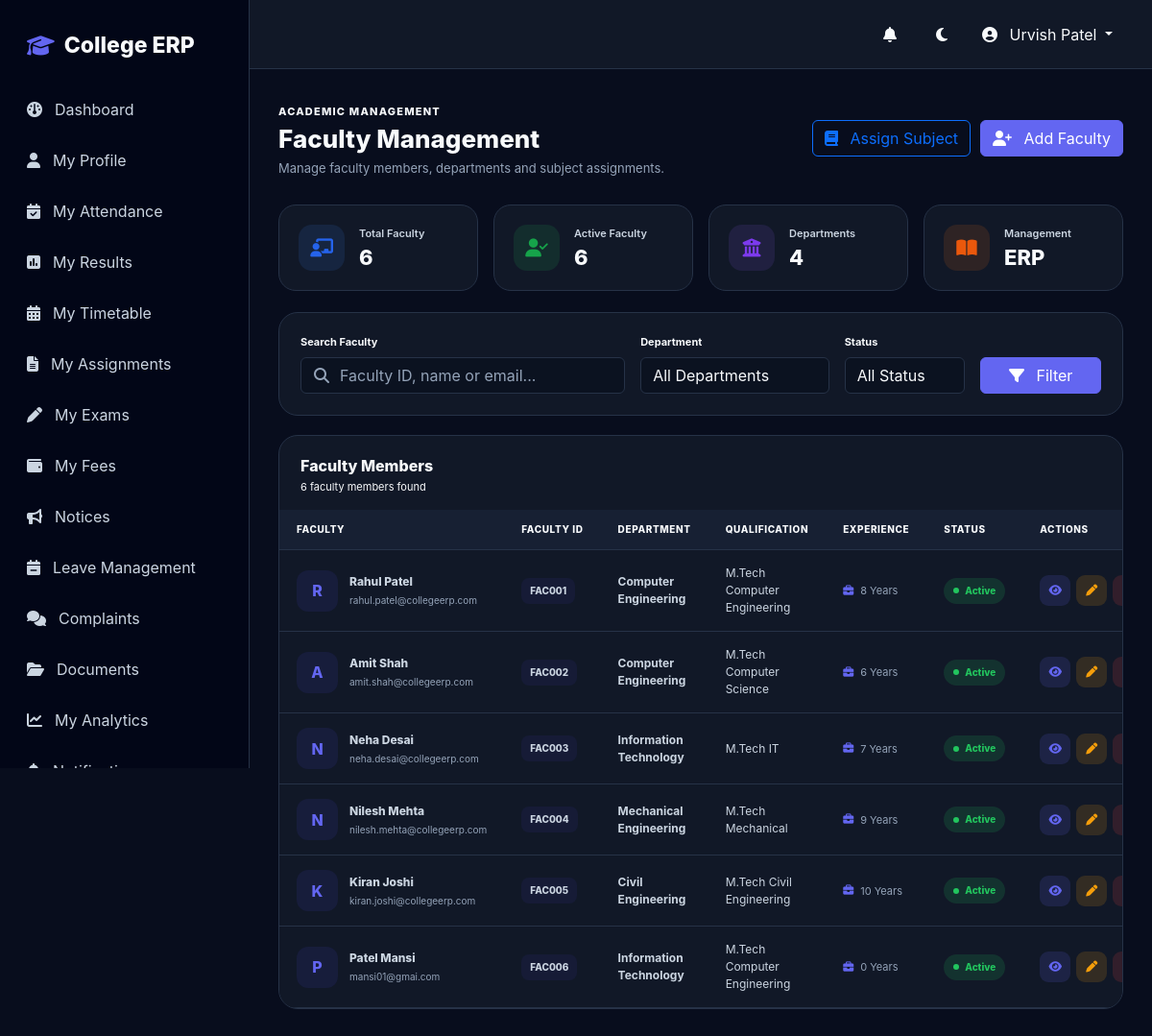
Screenshot of /faculty/ (signed in) with the database file from the repository.
### faculty/models.py (models this page shows, shortened)
class Faculty(models.Model):
    user = models.OneToOneField(
        User,
        on_delete=models.CASCADE,
        related_name="faculty_profile",
        blank=True,
        null=True,
    )
    faculty_id = models.CharField(
        max_length=30,
        unique=True
    )
    profile_photo = models.ImageField(
        upload_to="faculty/",
        blank=True,
        null=True
    )
    first_name = models.CharField(
        max_length=100
    )
    last_name = models.CharField(
        max_length=100
    )
    email = models.EmailField()
    phone = models.CharField(
        max_length=15,
        blank=True
    )
    qualification = models.CharField(
        max_length=200,
        blank=True
    )
    experience_years = models.PositiveIntegerField(
        default=0
    )
    department = models.ForeignKey(
        Department,
        on_delete=models.PROTECT,
        related_name="faculty_members"
    )
    joining_date = models.DateField(
        blank=True,
        null=True
    )
    is_active = models.BooleanField(
        default=True
    )
    created_at = models.DateTimeField(
        auto_now_add=True
    )
    updated_at = models.DateTimeField(
        auto_now=True
    )
    class Meta:
        ordering = ["faculty_id"]
    @property
    def full_name(self):
        return f"{self.first_name} {self.last_name}".strip()

### academics/models.py (models this page shows, shortened)
class Department(models.Model):
    name = models.CharField(max_length=150)
    code = models.CharField(max_length=20, unique=True)
    description = models.TextField(blank=True)
    hod_name = models.CharField(max_length=150, blank=True)
    is_active = models.BooleanField(default=True)
    class Meta:
        ordering = ["name"]

### faculty/views.py (the view, shortened to what this page needs)
@login_required
def faculty_list(request):
    faculty_members = Faculty.objects.select_related(
        "department",
        "user",
    ).all()
    search = request.GET.get(
        "search",
        ""
    ).strip()
    department = request.GET.get(
        "department",
        ""
    )
    status = request.GET.get(
        "status",
        ""
    )
    if department:
        faculty_members = faculty_members.filter(
            department_id=department
        )
    if status == "active":
        faculty_members = faculty_members.filter(
            is_active=True
        )
    elif status == "inactive":
        faculty_members = faculty_members.filter(
            is_active=False
        )
    paginator = Paginator(
        faculty_members,
        10
    )
    page_number = request.GET.get(
        "page"
    )
    page_obj = paginator.get_page(
        page_number
    )
    from academics.models import Department
    context = {
        "faculty_members": page_obj,
        "departments": Department.objects.filter(
            is_active=True
        ),
        "search": search,
        "selected_department": department,
        "selected_status": status,
    }
    return render(
        request,
        "faculty/faculty_list.html",
        context
    )

### templates/faculty/faculty_list.html (shortened to what this page needs)
{% extends "base.html" %}
{% block content %}
<div class="page-header" data-aos="fade-down">
    <div>
        <span class="eyebrow">Academic Management</span>
        <h2>Faculty Management</h2>
        <p>
            Manage faculty members, departments and subject assignments.
        </p>
    </div>
    <div class="header-actions">
        <a
            href="{% url 'faculty_assign_subject' %}"
            class="btn btn-outline-primary"
        >
            <i class="fa-solid fa-book me-2"></i>
            Assign Subject
        </a>
        <a
            href="{% url 'faculty_create' %}"
            class="btn btn-primary"
        >
            <i class="fa-solid fa-user-plus me-2"></i>
            Add Faculty
        </a>
    </div>
</div>
<div class="stats-grid" data-aos="fade-up">
    <div class="stat-card">
        <div class="stat-icon blue">
            <i class="fa-solid fa-chalkboard-user"></i>
        </div>
        <div>
            <span>Total Faculty</span>
            <h3>{{ faculty_members.paginator.count }}</h3>
        </div>
    </div>
    <div class="stat-card">
        <div class="stat-icon green">
            <i class="fa-solid fa-user-check"></i>
        </div>
        <div>
            <span>Active Faculty</span>
            <h3>
                {{ faculty_members.paginator.count }}
            </h3>
        </div>
    </div>
    <div class="stat-card">
        <div class="stat-icon purple">
            <i class="fa-solid fa-building-columns"></i>
        </div>
        <div>
            <span>Departments</span>
            <h3>{{ departments|length }}</h3>
        </div>
    </div>
    <div class="stat-card">
        <div class="stat-icon orange">
            <i class="fa-solid fa-book-open"></i>
        </div>
        <div>
            <span>Management</span>
            <h3>ERP</h3>
        </div>
    </div>
</div>
<div
    class="filter-card"
    data-aos="fade-up"
    data-aos-delay="100"
>
    <form
        method="GET"
        class="row g-3"
    >
        <div class="col-lg-5">
            <label class="form-label">
                Search Faculty
            </label>
            <div class="search-box">
                <i class="fa-solid fa-magnifying-glass"></i>
                <input
                    type="text"
                    name="search"
                    value="{{ search }}"
                    class="form-control"
                    placeholder="Faculty ID, name or email..."
                >
            </div>
        </div>
        <div class="col-lg-3">
            <label class="form-label">
                Department
            </label>
            <select
                name="department"
                class="form-select"
            >
                <option value="">
                    All Departments
                </option>
            </select>
        </div>
        <div class="col-lg-2">
            <label class="form-label">
                Status
            </label>
            <select
                name="status"
                class="form-select"
            >
                <option value="">
                    All Status
                </option>
            </select>
        </div>
        <div class="col-lg-2 d-flex align-items-end">
            <button
                type="submit"
                class="btn btn-primary w-100"
            >
                <i class="fa-solid fa-filter me-2"></i>
                Filter
            </button>
        </div>
    </form>
</div>
<div
    class="faculty-card"
    data-aos="fade-up"
    data-aos-delay="150"
>
    <div class="card-heading">
        <div>
            <h5>
                Faculty Members
            </h5>
            <span>
                {{ faculty_members.paginator.count }}
                faculty members found
            </span>
        </div>
    </div>
    <div class="table-responsive">
        <table class="table faculty-table align-middle">
            <thead>
                <tr>
                    <th>
                        Faculty
                    </th>
                    <th>
                        Faculty ID
                    </th>
                    <th>
                        Department
                    </th>
                    <th>
                        Qualification
                    </th>
                    <th>
                        Experience
                    </th>
                    <th>
                        Status
                    </th>
                    <th>
                        Actions
                    </th>
                </tr>
            </thead>
            <tbody>
                {% for faculty in faculty_members %}
                <tr data-aos="fade-up">
                    <td>
                        <div class="faculty-info">
                            {% if faculty.profile_photo %}
                            <img
                                src="{{ faculty.profile_photo.url }}"
                                class="faculty-avatar"
                                alt="{{ faculty.full_name }}"
                            >
                            {% else %}
                            <div class="faculty-avatar initials">
                                {{ faculty.first_name|first|upper }}
                            </div>
                            {% endif %}
                            <div>
                                <strong>
                                    {{ faculty.full_name }}
                                </strong>
                                <small>
                                    {{ faculty.email }}
                                </small>
                            </div>
                        </div>
                    </td>
                    <td>
                        <span class="faculty-id">
                            {{ faculty.faculty_id }}
                        </span>
                    </td>
                    <td>
                        <span class="department-name">
                            {{ faculty.department.name }}
                        </span>
                    </td>
                    <td>
                        {% if faculty.qualification %}
                            {{ faculty.qualification }}
                        {% else %}
                            <span class="muted-text">
                                Not specified
                            </span>
                        {% endif %}
                    </td>
                    <td>
                        <div class="experience">
                            <i class="fa-solid fa-briefcase"></i>
                            {{ faculty.experience_years }}
                            {% if faculty.experience_years == 1 %}
                                Year
                            {% else %}
                                Years
                            {% endif %}
                        </div>
                    </td>
                    <td>
                        {% if faculty.is_active %}
                        <span class="status active">
                            <span class="status-dot"></span>
                            Active
                        </span>
                        {% else %}
                        <span class="status inactive">
                            <span class="status-dot"></span>
                            Inactive
                        </span>
                        {% endif %}
                    </td>
                    <td>
                        <div class="action-buttons">
                            <a
                                href="{% url 'faculty_detail' faculty.pk %}"
                                class="action-btn view"
                                title="View Faculty"
                            >
                                <i class="fa-solid fa-eye"></i>
                            </a>
                            <a
                                href="{% url 'faculty_update' faculty.pk %}"
                                class="action-btn edit"
                                title="Edit Faculty"
                            >
                                <i class="fa-solid fa-pen"></i>
                            </a>
                            <a
                                href="{% url 'faculty_delete' faculty.pk %}"
                                class="action-btn delete"
                                title="Delete Faculty"
                            >
                            </a>
                        </div>
                    </td>
                </tr>
                {% endfor %}
            </tbody>
        </table>
    </div>
</div>
{% endblock %}

### templates/base.html (shortened to what this page needs)
{% load static %}
<!DOCTYPE html>
<html lang="en">
<head>
    <link
        href="https://cdn.jsdelivr.net/npm/bootstrap@5.3.3/dist/css/bootstrap.min.css"
        rel="stylesheet"
    >
    <link
        href="https://cdnjs.cloudflare.com/ajax/libs/font-awesome/6.7.2/css/all.min.css"
        rel="stylesheet"
    >
    <link
        href="https://unpkg.com/aos@2.3.4/dist/aos.css"
        rel="stylesheet"
    >
</head>
<body>
    {% if user.is_authenticated %}
        {% include "components/sidebar.html" %}
        <main class="main">
            <nav class="navbar-custom">
                <div class="d-flex align-items-center gap-2">
                    <a
                        href="{% url 'notification_list' %}"
                        class="theme-btn position-relative me-1"
                        title="Notifications"
                        style="text-decoration: none; display: inline-flex; align-items: center; justify-content: center;"
                    >
                        <i class="fa-solid fa-bell"></i>
                    </a>
                    <button
                        class="theme-btn"
                        id="themeToggle"
                        title="Toggle theme"
                    >
                        <i class="fa-solid fa-moon"></i>
                    </button>
                    <div class="dropdown">
                        <button
                            class="btn dropdown-toggle"
                            data-bs-toggle="dropdown"
                            style="color: var(--text);"
                        >
                            <i class="fa-solid fa-circle-user me-2"></i>
                            {{ user.get_full_name|default:user.username }}
                        </button>
                    </div>
                </div>
            </nav>
            <section class="content">
                {% block content %}{% endblock %}
            </section>
        </main>
    {% else %}
        {% block auth_content %}{% endblock %}
    {% endif %}
</body>
</html>

### rows the page displays
Faculty: first_name|first "R", full_name "Rahul Patel", email "rahul.patel@collegeerp.com", faculty_id "FAC001", department.name "Computer Engineering", qualification "M.Tech Computer Engineering", experience_years "8", shows "Years", is_active True (drawn)
Faculty: first_name|first "A", full_name "Amit Shah", email "amit.shah@collegeerp.com", faculty_id "FAC002", department.name "Computer Engineering", qualification "M.Tech Computer Science", experience_years "6", shows "Years", is_active True (drawn)
Faculty: first_name|first "N", full_name "Neha Desai", email "neha.desai@collegeerp.com", faculty_id "FAC003", department.name "Information Technology", qualification "M.Tech IT", experience_years "7", shows "Years", is_active True (drawn)
Faculty: first_name|first "N", full_name "Nilesh Mehta", email "nilesh.mehta@collegeerp.com", faculty_id "FAC004", department.name "Mechanical Engineering", qualification "M.Tech Mechanical", experience_years "9", shows "Years", is_active True (drawn)
Faculty: first_name|first "K", full_name "Kiran Joshi", email "kiran.joshi@collegeerp.com", faculty_id "FAC005", department.name "Civil Engineering", qualification "M.Tech Civil Engineering", experience_years "10", shows "Years", is_active True (drawn)
Faculty: first_name|first "P", full_name "Patel Mansi", email "mansi01@gmai.com", faculty_id "FAC006", department.name "Information Technology", qualification "M.Tech Computer Engineering", experience_years "0", shows "Years", is_active True (drawn)

### other values shown
{{ user.get_full_name|default:user.username }} "Urvish Patel"
{{ faculty_members.paginator.count }} "6"
{{ departments|length }} "4"
